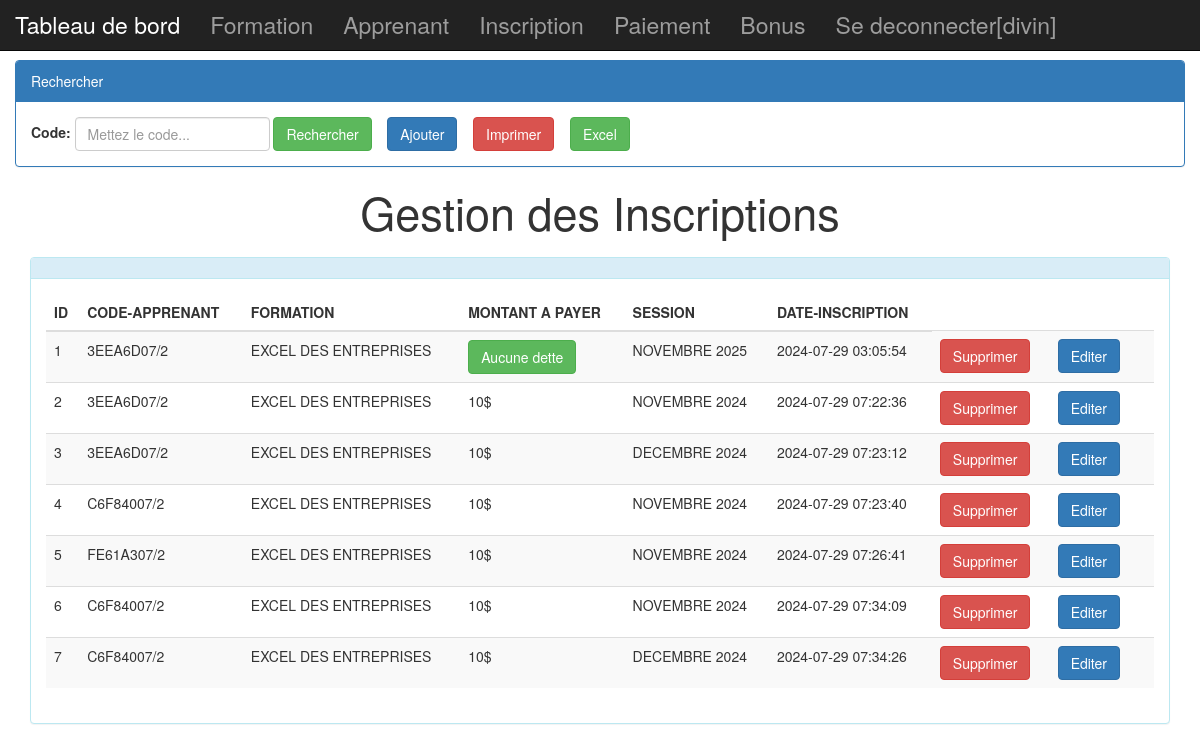
/view/inscription-centre.php (signed in), run on the app's committed database.
### tables this page shows
CREATE TABLE `inscription` (
  `id` int(11) NOT NULL,
  `code_apprenant` varchar(10) NOT NULL,
  `formation` varchar(100) NOT NULL,
  `montant_a_payer` int(11) NOT NULL,
  `session` varchar(100) NOT NULL,
  `date_inscription` timestamp NOT NULL DEFAULT current_timestamp()
);

### model/selection_inscription.php (called while the page is built)
<?php
	$mc=isset($_GET['motcle'])?$_GET['motcle']:"";
		$requete="SELECT * FROM inscription WHERE id LIKE '%$mc%'";
	$resultat=$pdo->query($requete);

### view/inscription-centre.php (the view, shortened to what this page needs)
<!DOCTYPE html>
<html>
<head>
	<link rel="stylesheet" type="text/css" href="../includes/css/bootstrap.css">
</head>
	<body>
		<div class="navbar navbar-inverse navbar-fixed-top">
			<?php 	require_once('menu.php'); ?>
		</div>
	<?php
	    require_once("../bdd/connexion.php");
		require_once('../model/selection_inscription.php');
	?>
			<div class="contenair col-lg-12 col-md-6 divin">
		<div class="panel panel-primary ">
				<div class="panel-heading">
					Rechercher
				</div>
				<div class="panel-body">
			<form method="get" action="" class="form-inline">
						<div class="form-group">
							<label for="propri">Code:</label>
							<input type="text" name="motcle" class="form-control" placeholder="Mettez le code..." value="<?php echo $mc ?>">
						</div>
						<button type="submit" class="btn btn-success">
						Rechercher</button>
						<a href="ajout-inscription.php" class="btn btn-primary">Ajouter</a>
						<a href="imprimer-inscription.php" class="btn btn-danger">Imprimer</a>
						  <button class="btn btn-success" title="Exporter vers Excel" name="export3">Excel</button>
					</form>
		</div>
			</div>
		<div align="center">
			<h1 style="font-size: 45px;">
				Gestion des Inscriptions
			</h1>
		</div>
			<div class="col-md-12 col-xs-12">
				<div class="panel panel-info spacer">
					<div class="panel-heading">
					</div>
					<div class="panel-body">
						<div class="table-responsive table--no-card m-b-30">
						<table class="table table-striped">
							<thead>
								<tr>
									<th>ID</th><th>CODE-APPRENANT</th><th>FORMATION</th><th>MONTANT A PAYER</th><th>SESSION</th><th>DATE-INSCRIPTION</th>
								</tr>
							</thead>
							<tbody>
								<?php while ($et=$resultat->fetch()){?>
								<tr>
								<td><?php  echo($et['id'])?></td>
								<td><?php  echo($et['code_apprenant'])?></td>
								<td><?php  echo($et['formation'])?></td>
								<td><?php
								if ($et['montant_a_payer']==0) {
									?>
									<a href="#" class="btn btn-success">Aucune dette</a>
								<?php }else{
									echo($et['montant_a_payer']."$");
								}?>
								</td>
								<td><?php  echo($et['session'])?></td>
								<td><?php  echo($et['date_inscription'])?></td>
								<td><a onclick="return confirm('Etes-vous sûre...?');" href="../model/supprimer-inscription.php?id=<?php echo($et['id'])?>" class="btn btn-danger">Supprimer</a></td>
								<td><a href="edit-inscription.php?id=<?php echo($et['id'])?>" class="btn btn-primary">Editer</a></td>
								<td></td>
											</tr>
									<?php } ?>
							</tbody>
						</table>
					</div>
					</div>
				</div>
			</div>
	</body>
</html>

### view/inscription-centre.php (style rules this page uses)
.spacer { margin-top: 10px; }
.divin { margin-top: 60px; }

### data on the page
inscription: id "1", code_apprenant "3EEA6D07/2", formation "EXCEL DES ENTREPRISES", montant_a_payer "Aucune dette", session "NOVEMBRE 2025", date_inscription "2024-07-29 03:05:54"
inscription: id "2", code_apprenant "3EEA6D07/2", formation "EXCEL DES ENTREPRISES", montant_a_payer "10", session "NOVEMBRE 2024", date_inscription "2024-07-29 07:22:36"
inscription: id "3", code_apprenant "3EEA6D07/2", formation "EXCEL DES ENTREPRISES", montant_a_payer "10", session "DECEMBRE 2024", date_inscription "2024-07-29 07:23:12"
inscription: id "4", code_apprenant "C6F84007/2", formation "EXCEL DES ENTREPRISES", montant_a_payer "10", session "NOVEMBRE 2024", date_inscription "2024-07-29 07:23:40"
inscription: id "5", code_apprenant "FE61A307/2", formation "EXCEL DES ENTREPRISES", montant_a_payer "10", session "NOVEMBRE 2024", date_inscription "2024-07-29 07:26:41"
inscription: id "6", code_apprenant "C6F84007/2", formation "EXCEL DES ENTREPRISES", montant_a_payer "10", session "NOVEMBRE 2024", date_inscription "2024-07-29 07:34:09"
inscription: id "7", code_apprenant "C6F84007/2", formation "EXCEL DES ENTREPRISES", montant_a_payer "10", session "DECEMBRE 2024", date_inscription "2024-07-29 07:34:26"

### other printed values
$_SESSION['nom'] "divin"
